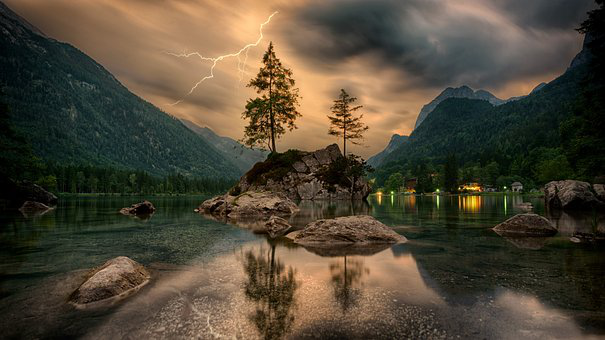
%> input picture nature.png, 605 x 340 px
$ octave IMAGECOMPRESSION.m   (GNU Octave 9; MATLAB toolbox functions it lacks are replaced by stand-ins)
%> lines starting %> are read from the running program, lines starting %| are printed output that depends on the picture
clc
close all
image=imread('nature.png');
%> image is the input picture: size 340x605x3 uint8; mean R, G, B 79.6, 70.9, 54.2
image = double(image)/255;
%> image: size 340x605x3 double
image = rgb2gray(image);
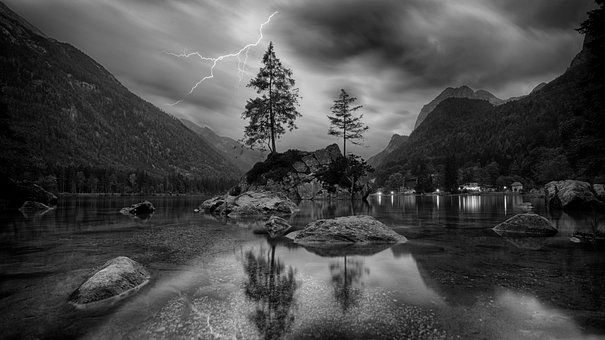
%> image: size 340x605 double; min 0, max 0.963, mean 0.281
figure(1)
imshow(image)
title('Original image')
figure(2)
imhist(image)
title('Histogram of original image')
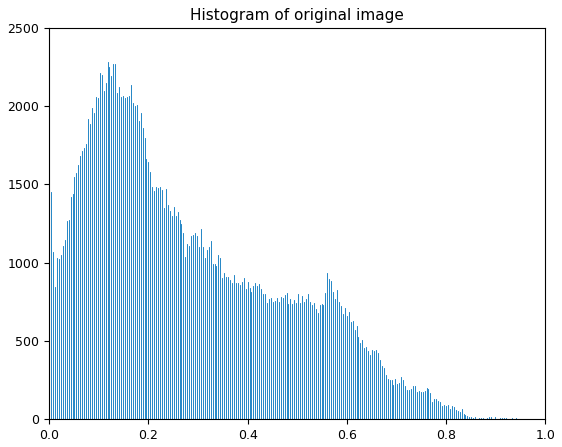
%> figure redrawn from the program's plot data; highest point at x = 0.118, y = 2280

img_dct=dct2(image);
img_pow=(img_dct).^2;
img_pow=img_pow(:);
[B,index]=sort(img_pow);%no zig-zag
B=flipud(B);
index=flipud(index);
compressed_dct=zeros(size(image));
coeff = 20000;

% maybe change the value
for k=1:coeff
compressed_dct(index(k))=img_dct(index(k));
end
image_dct=idct2(compressed_dct);
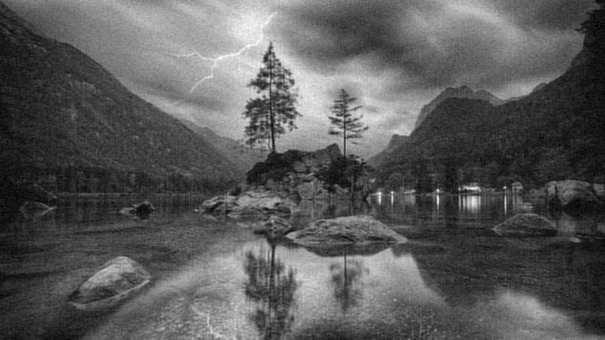
%> image_dct: size 340x605 double; min -0.066, max 0.914, mean 0.281; drawn with min black and max white

figure(3)
imshow(image_dct)
title('DCT Compress Image')
figure(4)
imhist(image_dct)
title('Histogram of compressed image')
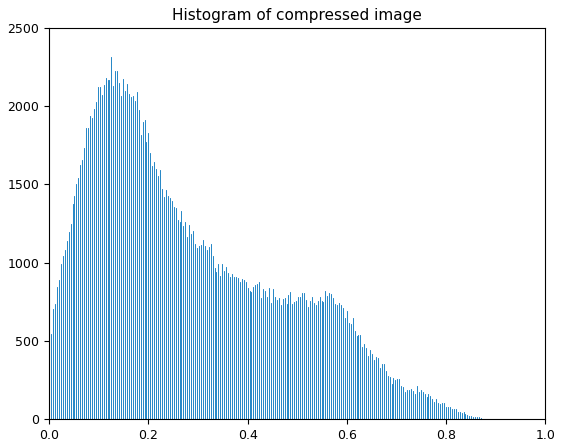
%> figure redrawn from the program's plot data; highest point at x = 0.125, y = 2314

$ run again, with tree.jpg saved as nature.png
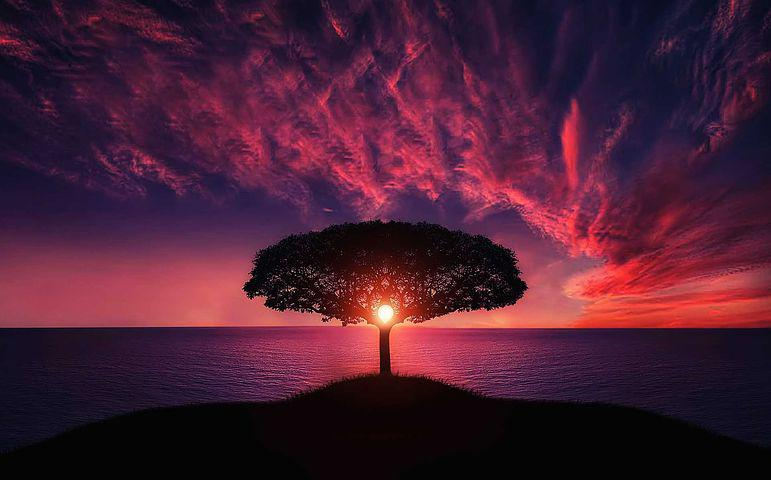
%> input picture tree.jpg, 771 x 480 px
%> image is the input picture: size 480x771x3 uint8; mean R, G, B 73.7, 30.4, 51.4
%> `image = rgb2gray(image);`:
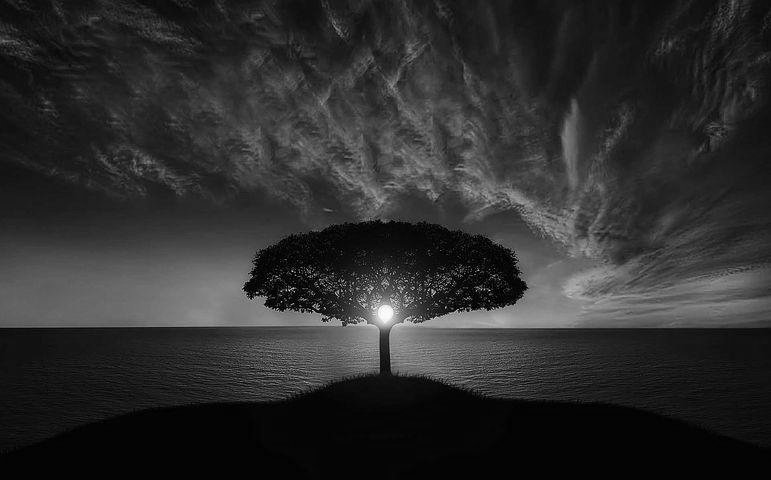
%> image: size 480x771 double; min 0, max 0.998, mean 0.179
%> `title('Histogram of compressed image')`:
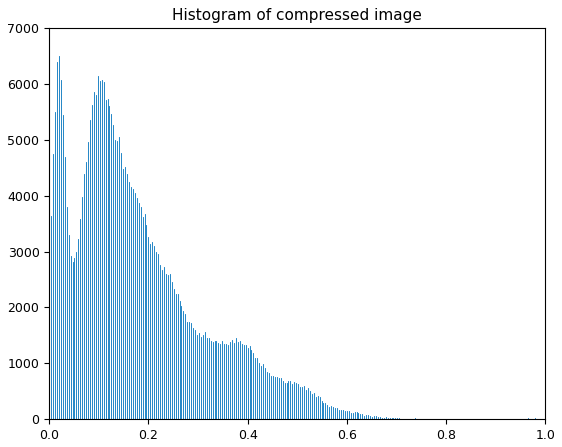
%> figure redrawn from the program's plot data; highest point at x = 0.0196, y = 6497
